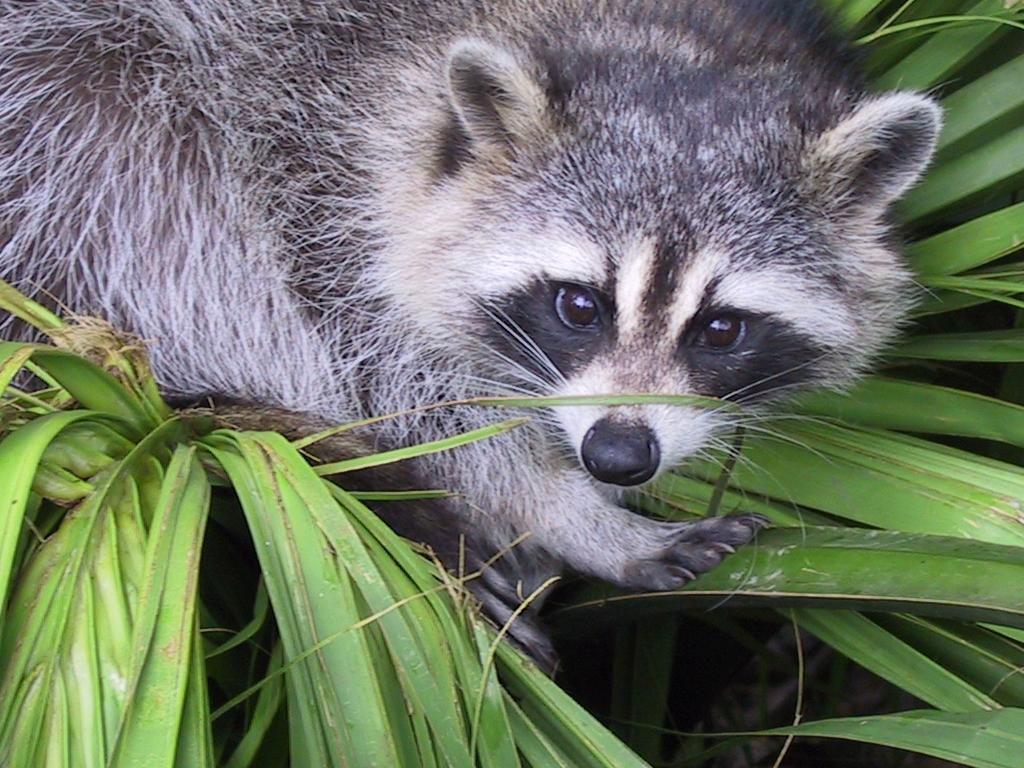
#> input picture 01/ex04/animal.jpeg, 1024 x 768 px
$ python rotate.py
#> lines starting #> are read from the running program, lines starting #| are printed output that depends on the picture
### 01/ex04/load_image.py
#!/usr/bin/python3

import numpy as np
from PIL import Image


def ft_load(path: str): #(you can return to the desired format)
	"""Function that loads an image, prints its format, and its pixels
    content in RGB format.
    You have to handle, at least, JPG and JPEG format."""
#> called with path = 'animal.jpeg'

	try:
		img = Image.open(path)
#> img is the input picture: PIL image 1024x768 RGB; mean R, G, B 110.7, 117.7, 102.1
		img = img.convert("L")
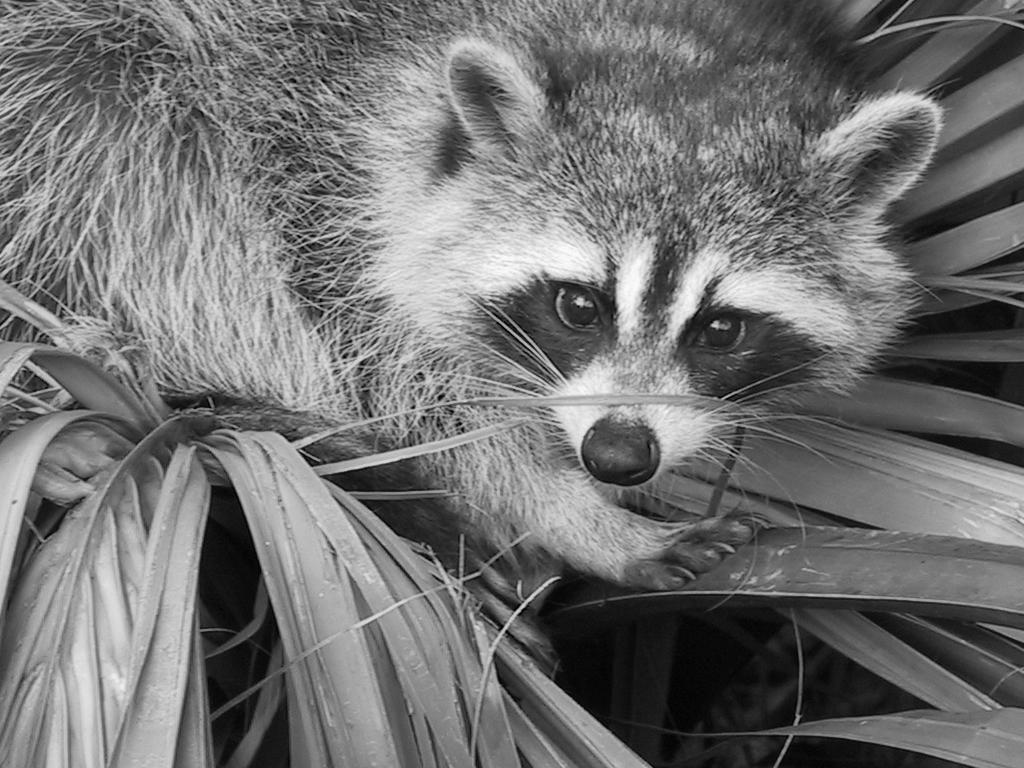
#> img: PIL image 1024x768 L; min 0, max 253, mean 113.8
		arr = np.array(img)
		# print("The shape of image is:", arr.shape)
		return arr

	except Exception as e:
		print("Error:", e)
		return None

### 01/ex04/rotate.py
#!/usr/bin/python3

import numpy as np
from PIL import Image
from load_image import ft_load ##do the medium


def ft_crop(imgArr, startX, startY, sizeX, sizeY):
	"""Function to crop a image array, return a new array"""
#> called with startX = 350, startY = 160, sizeX = 400, sizeY = 400

	assert startX <= imgArr.shape[1] and startY <= imgArr.shape[0], "Wrong crop size"
	assert startX <= imgArr.shape[1] - sizeX and startY <= imgArr.shape[0] - sizeY, "Wrong crop size"

	return imgArr[startY:startY + sizeY, startX:startX + sizeX]
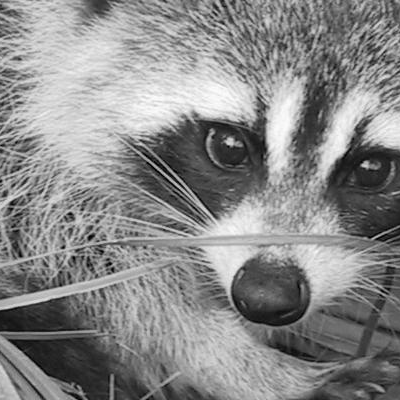
#> returned value: shape (400, 400); min 0, max 253, mean 136.5
#| The shape of image is: (400, 400)
#> (printed output is left out)


def ft_transpose(imgArr):
	"""Fucntion to transpose an 2 dimensional array"""

	assert len(imgArr.shape) == 2, "Not a 2 dimensional array."
	newArray = np.ndarray(imgArr.shape[::-1], np.int32)

	for i, line in enumerate(newArray):
		for j in range(len(line)):
			newArray[i][j] = imgArr[j][i]
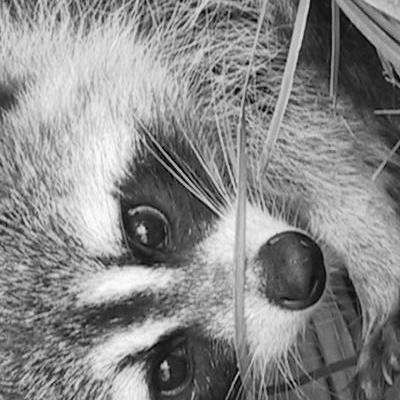
#> newArray: shape (400, 400) int32; min 0, max 253, mean 136.5
	return newArray


def main():
	"""Main function to load animal.jpeg and rotate it."""

	try:
		imgArr = ft_load("animal.jpeg")
		newImgArr = ft_crop(imgArr, 350, 160, 400, 400)
		print("The shape of image is:", newImgArr.shape)
		print(newImgArr)

		newImgArrT = ft_transpose(newImgArr)
		print("New shape after Transpose:", newImgArrT.shape)
#| New shape after Transpose: (400, 400)
		print(newImgArrT)
#> (printed output is left out)
		newImgT = Image.fromarray(newImgArrT)
		newImgT.show()

	except Exception as e:
		print("Error:", e)


if __name__ == "__main__":
	main()
